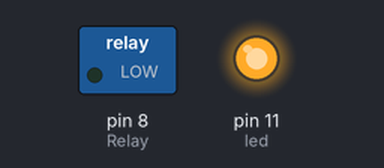
A sketch run on a simulated Arduino Uno, built with avr-gcc and run on an emulated ATmega328P. Parts: switched loads named in the sketch (green lamp = pin HIGH), output pins drawn as LEDs (lit = HIGH).

Above: at 1.5 s.
At 4.5 s:
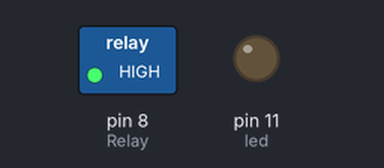
Timing chart, 0 to 7.8 s (numbered marks = the images above):
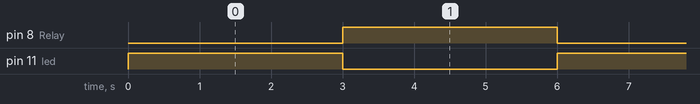

Measured:
- by itself, pin 8 (Relay), pin 11 (led): alternates HIGH for 3.0 s and LOW for 3.0 s

The sketch:

tttt.ino
```cpp
int Relay = 8;
int led = 11;

void setup() {
  pinMode(Relay, OUTPUT);
  pinMode(led, OUTPUT);
}
void loop() {
  digitalWrite(Relay, LOW);
  digitalWrite(led, HIGH);
  delay(3000);
  digitalWrite(Relay, HIGH);
  digitalWrite(led, LOW);
  delay(3000);
}
```
